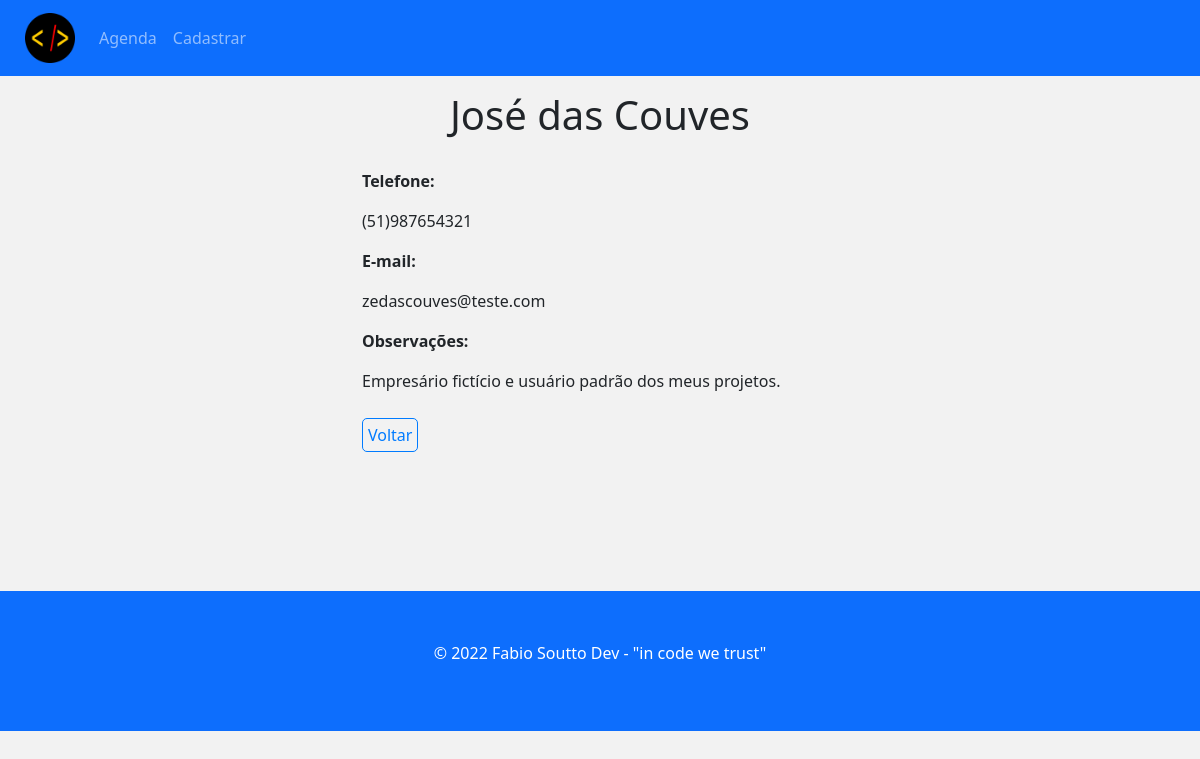
/show.php?id=1, run on the app's committed database.
### tables this page shows
CREATE TABLE `contacts` (
  `id` int(10) UNSIGNED NOT NULL,
  `name` varchar(150) DEFAULT NULL,
  `phone` varchar(20) DEFAULT NULL,
  `email` varchar(150) DEFAULT NULL,
  `observations` text DEFAULT NULL
);

### config/process.php (called while the page is built, shortened)
<?php
include_once('connection.php');
include_once('url.php');
$data = $_POST;
if(!empty($data)) {
	if($data['type'] === 'create') {
		$name = $data['name'];
		$phone = $data['phone'];
		$email = $data['email'];
		$observations = $data['observations'];
		$query = 'INSERT INTO contacts (name, phone, email, observations) VALUES (:name, :phone, :email, :observations)';
		$stmt = $conn->prepare($query);
		$stmt->bindParam(':name', $name);
		$stmt->bindParam(':phone', $phone);
		$stmt->bindParam(':email', $email);
		$stmt->bindParam(':observations', $observations);
		try {
			$stmt->execute();
			$_SESSION['msg'] = "Cadastrado com sucesso!";
		} catch (PDOException $e) {
			$error = $e->getMessage();
			echo "Erro: $error";
		}
	} else if($data['type'] === 'edit') {
		$name = $data['name'];
		$phone = $data['phone'];
		$email = $data['email'];
		$observations = $data['observations'];
		$id = $data['id'];
		$query = 'UPDATE contacts
							SET name = :name, phone = :phone, email = :email, observations = :observations
							WHERE id = :id';
		$stmt = $conn->prepare($query);
		$stmt->bindParam(":name", $name);
		$stmt->bindParam(":phone", $phone);
		$stmt->bindParam(":email", $email);
		$stmt->bindParam(":observations", $observations);
		$stmt->bindParam(":id", $id);
		try {
			$stmt->execute();
			$_SESSION['msg'] = "Atualizado com sucesso!";
		} catch (PDOException $e) {
			$error = $e->getMessage();
			echo "Erro: $error";
		}
	} else if($data['type'] === 'delete') {
		$id = $data['id'];
		$query = 'DELETE FROM contacts WHERE id = :id';
		$stmt = $conn->prepare($query);
		$stmt->bindParam(':id', $id);
		try {
			$stmt->execute();
			$_SESSION['msg'] = "Removido com sucesso!";
		} catch (PDOException $e) {
			$error = $e->getMessage();
			echo "Erro: $error";
		}
	}
	header('location:' . $BASE_URL . '../index.php');
	} else {
	if(!empty($_GET)) {
		$id = $_GET["id"];
	}
	if(!empty($id)) {
		$query = "SELECT * FROM contacts WHERE id = :id";
		$stmt = $conn->prepare($query);
		$stmt->bindParam(":id", $id);
		$stmt->execute();
		$contact = $stmt->fetch();
	} else {
		$contacts = [];
		$query = "SELECT * FROM contacts";
		$stmt = $conn->prepare($query);
		$stmt->execute();
		$contacts = $stmt->fetchAll();
	}
}

### show.php (the view, shortened to what this page needs)
<?php
	include_once('templates/header.php');
?>
	<div class="container" id="view-contact-container">
		<h1 id="main-title"><?= $contact["name"] ?></h1>
		<p class="bold">Telefone:</p>
		<p><?= $contact["phone"] ?></p>
		<p class="bold">E-mail:</p>
		<p><?= $contact["email"] ?></p>
		<p class="bold">Observações:</p>
		<p><?= $contact["observations"] ?></p>
	</div>
<?php
	include_once('templates/footer.php');
?>

### css/styles.css (style rules this page uses)
* { margin: 0; padding: 0; box-sizing: border-box; }
body { background-color: #f2f2f2; }
#main-title { text-align: center; margin: 15px 0 30px; }
.container { min-height: 500px; }
#view-contact-container { max-width: 500px; margin: 0 auto; }
.bold { font-weight: bold; }
#back-link-container { display: block; width: 500px; margin: 30px auto 0; }
#back-link { border: 1px solid #007bff; color: #007bff; border-radius: 5px; padding: 5px; text-decoration: none; }

### data on the page
contacts: name "José das Couves", phone "(51)987654321", email "zedascouves@teste.com", observations "Empresário fictício e usuário padrão dos meus projetos."
